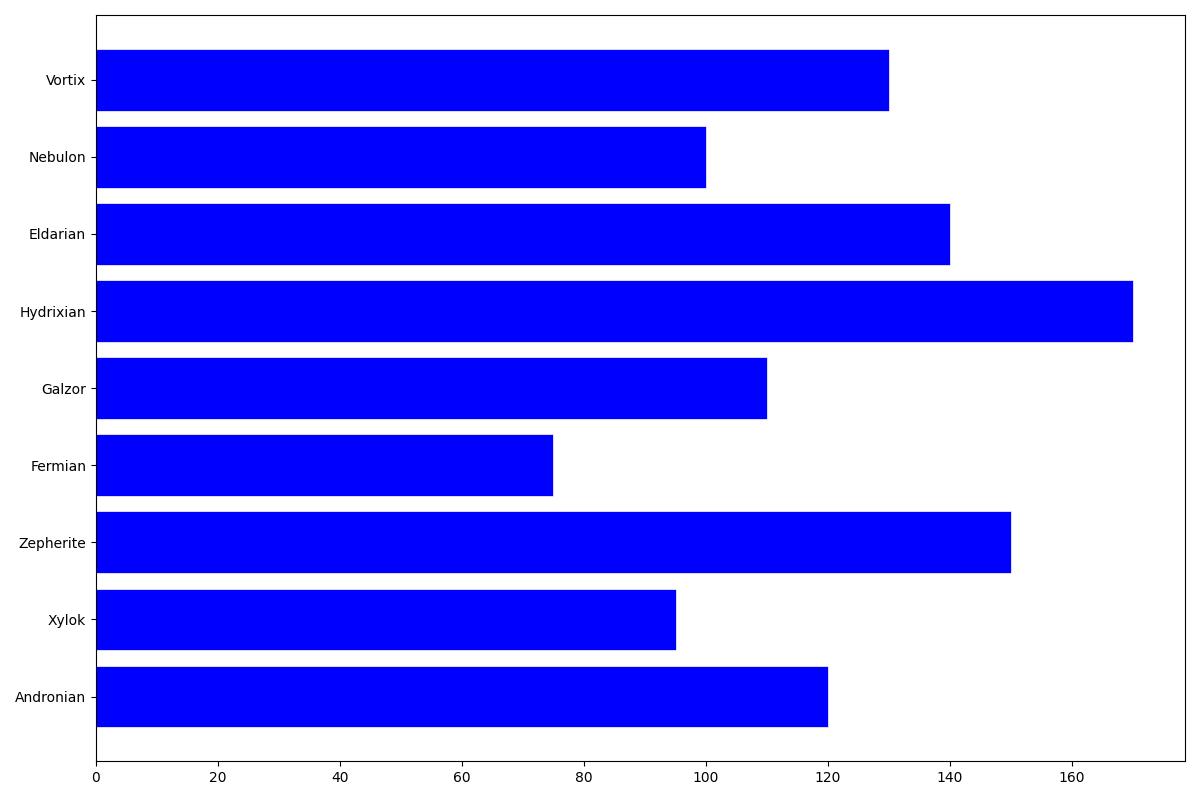

Here is the Python script that generated this plot:
import matplotlib.pyplot as plt
import numpy as np

# Data with 'Ignitoid' removed
species = ["Andronian", "Xylok", "Zepherite", "Fermian", "Galzor", 
           "Hydrixian", "Eldarian", "Nebulon", "Vortix"]
weights = np.array([120, 95, 150, 75, 110, 170, 140, 100, 130])

# Plotting
fig, ax = plt.subplots(figsize=(12, 8))

# Horizontal bar chart
ax.barh(species, weights, color='blue', edgecolor='w', linewidth=0.5)

plt.tight_layout()

# Display the plot
plt.show()
